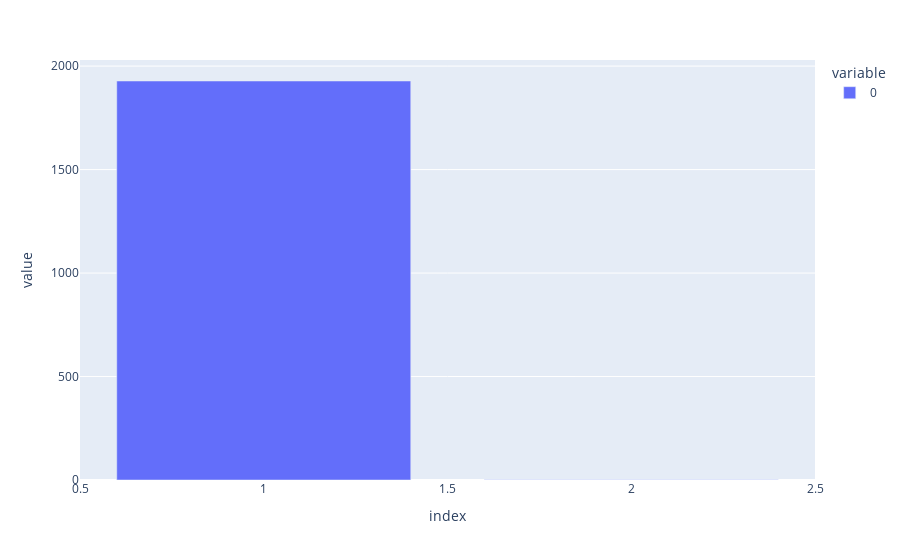

Notebook source saved alongside this figure:
### Code cell
fig = px.bar(n.value_counts())
fig.show()

### Figure 1 — Plotly figure (JSON) as saved in the notebook; plotly's stock layout.template omitted (floating-point values rounded to 4 significant figures)
{"data": [{"alignmentgroup": "True", "hovertemplate": "variable=0<br>index=%{x}<br>value=%{y}<extra></extra>", "legendgroup": "0", "marker": {"color": "#636efa", "pattern": {"shape": ""}}, "name": "0", "offsetgroup": "0", "orientation": "v", "showlegend": true, "textposition": "auto", "type": "bar", "x": [1, 2], "xaxis": "x", "y": [1928, 1], "yaxis": "y"}], "layout": {"barmode": "relative", "legend": {"title": {"text": "variable"}, "tracegroupgap": 0}, "margin": {"t": 60}, "xaxis": {"anchor": "y", "domain": [0, 1], "title": {"text": "index"}}, "yaxis": {"anchor": "x", "domain": [0, 1], "title": {"text": "value"}}}}
